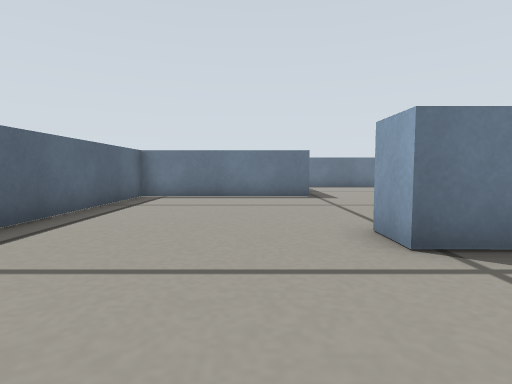
[1] (above)

15 first-person views from a walk through a robot-simulator world made for Gazebo. The camera is 0.17 m above the floor, tilts 4° down and sees 80° across. The floor is counted in squares, 0.2 m on a side. Each view is taken from the middle of a square. On the plan, view 1 faces up. The plan holds only what a view shows up to about 11 squares ahead; the rest is blank.

[2]
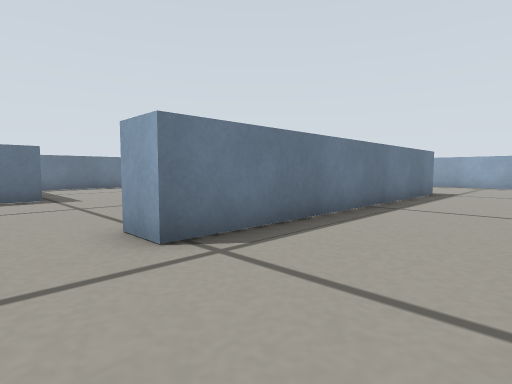

[3]
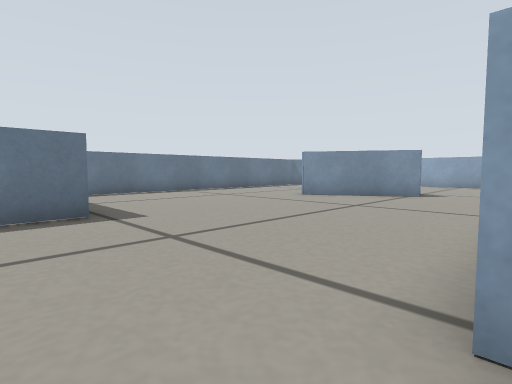

[4]
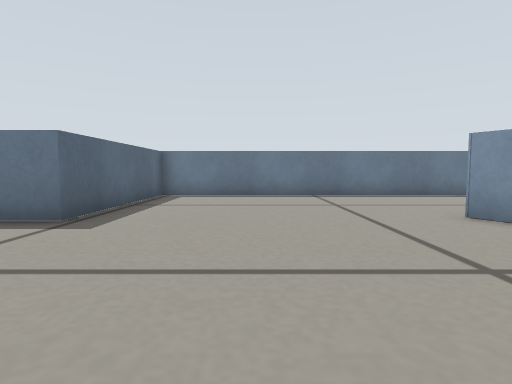

[5]
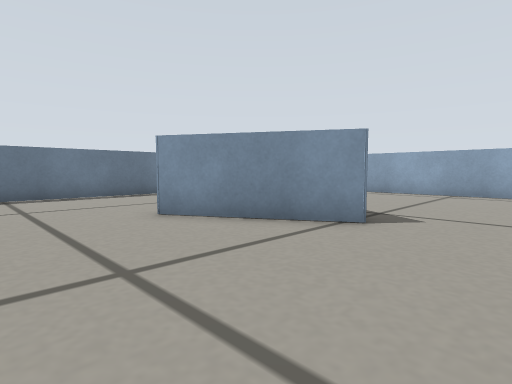

[6]
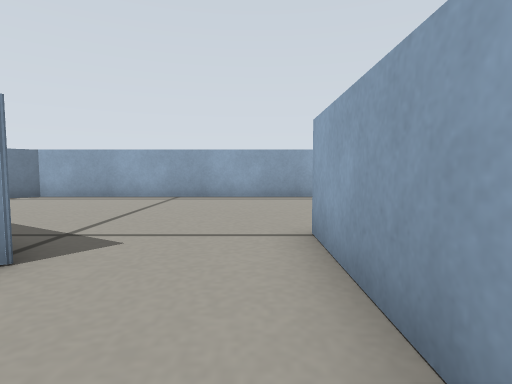

[7]
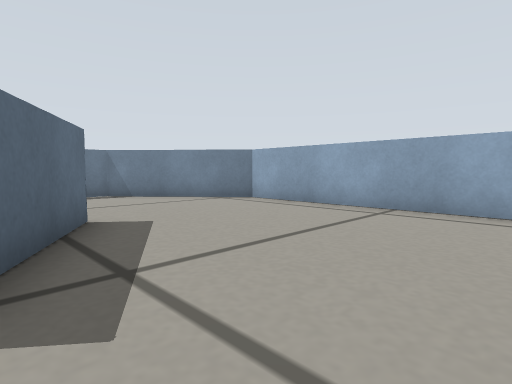

[8]
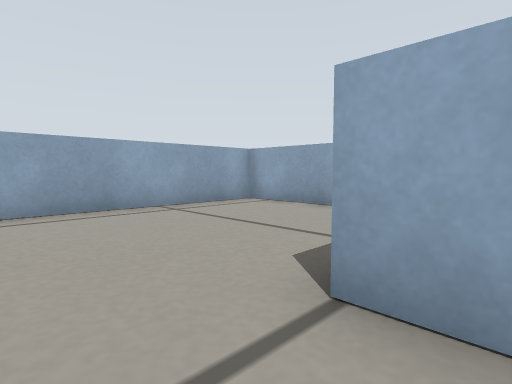

[9]
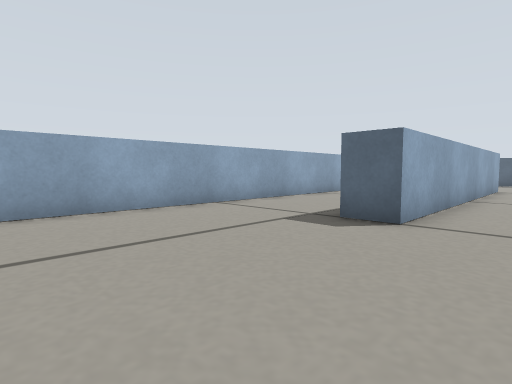

[10]
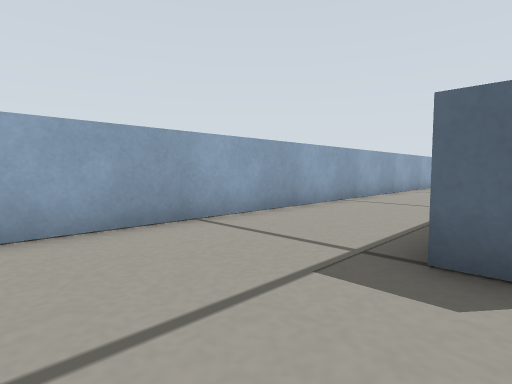

[11]
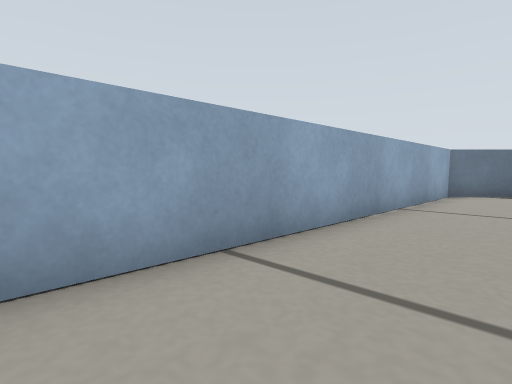

[12]
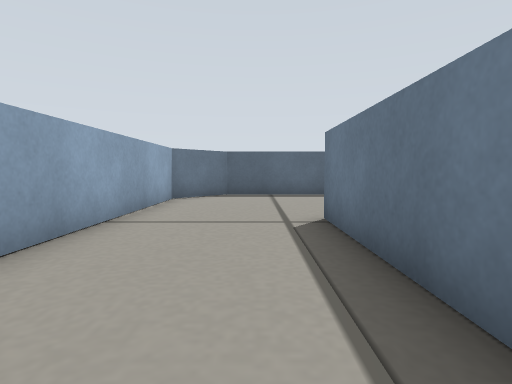

[13]
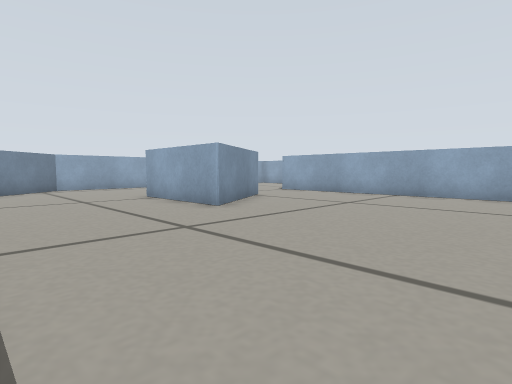

[14]
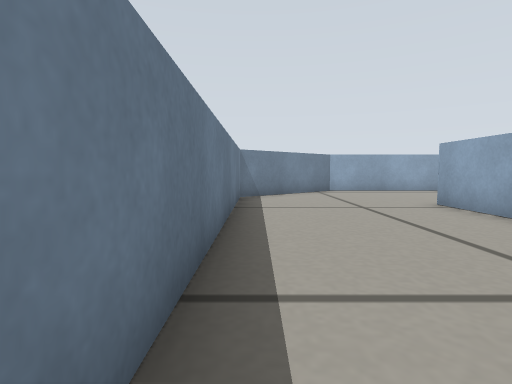

[15]
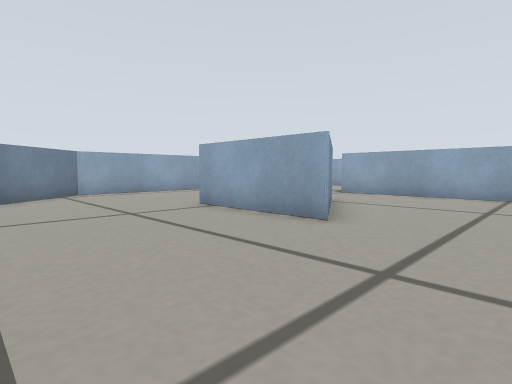

### Floor plan
Points are (right, up) in squares from view 1. A wall is a line through its corners. A room is listed if a view was taken in it or the views show most of it. See-through windows are left out.
Room 1 (views 1, 2, 3, 4, 5, 6, 7, 8, 9, 10, 11, 12, 13, 14, 15)
walls: (10.7, 7.1) (8.8, 10.5) (12.6, 10.5) (11.2, 8.1); (3.1, 4.2) (12, 4.2) (12, 3.2) (1.7, 3.2) (1.7, 4.3); (1.8, 10) (-3.7, 10) (-3.7, 1) (-2.1, -0.5) (17.7, -0.5) (17.7, 11.9) (14.6, 15.5) (1.8, 15.5) (1.8, 10)

Where each view was taken, in squares from view 1:
view 1: 0 up, 0 right, facing up
view 2: 0 up, 0 right, facing up-right
view 3: 4 up, 0 right, facing up-right
view 4: 5 up, 5 right, facing up
view 5: 5 up, 6 right, facing up-right
view 6: 5 up, 8 right, facing right
view 7: 5 up, 11 right, facing up-right
view 8: 6 up, 11 right, facing down-right
view 9: 6 up, 17 right, facing down-left
view 10: 4 up, 15 right, facing down-left
view 11: 2 up, 9 right, facing down-left
view 12: 2 up, 7 right, facing left
view 13: 15 up, 3 right, facing down-right
view 14: 15 up, 5 right, facing right
view 15: 15 up, 6 right, facing down-right
